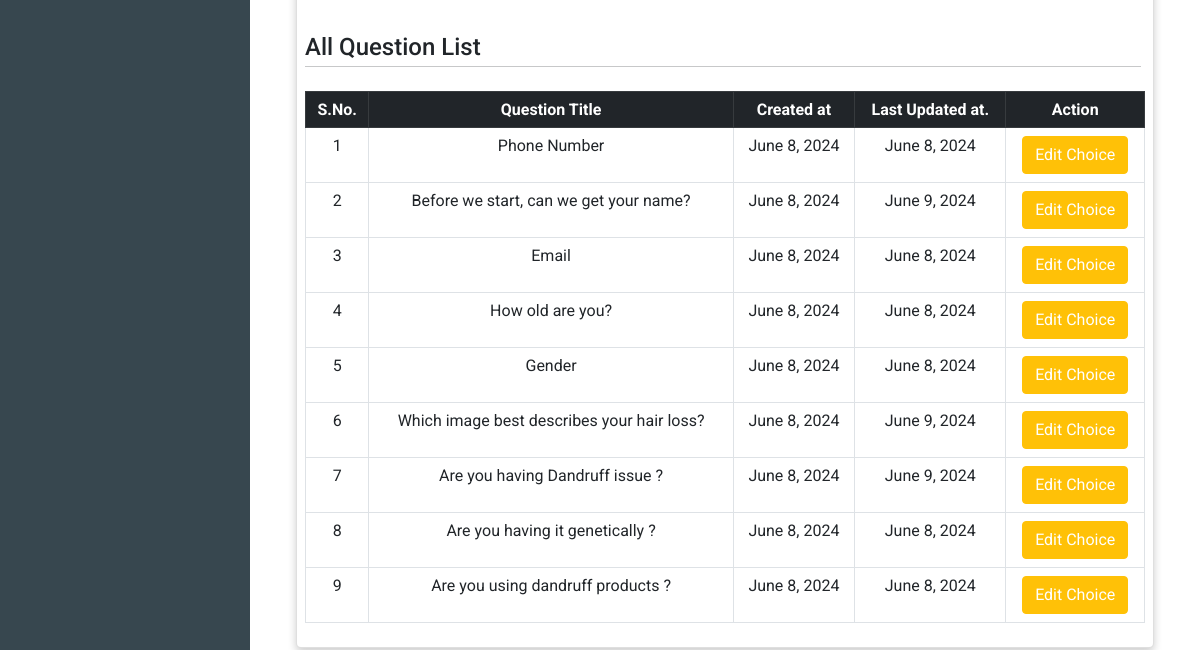
Before: /web_admin/add-questions (lower part) with the older database file.
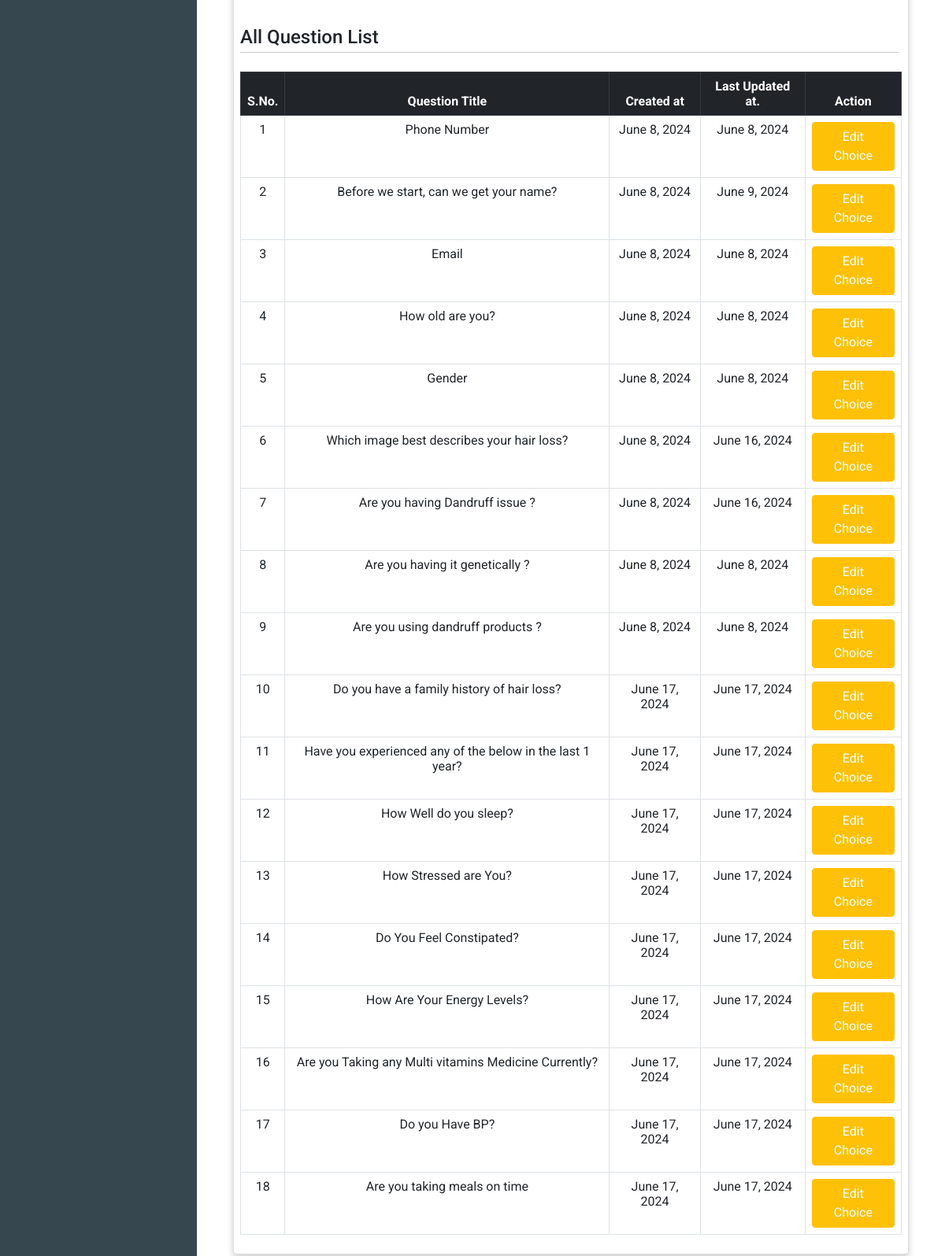
After: the same page with the newer database file.
### web_admin/models.py (models this page shows, shortened)
class questions(models.Model):
    question = models.TextField()
    category = models.ForeignKey(category,on_delete=models.CASCADE)
    gender = models.CharField(max_length=15, choices=Gender,blank=True,null=True)
    is_subque = models.BooleanField(default=False)
    main_que = models.ForeignKey('self',on_delete=models.CASCADE,blank=True,null=True)
    is_scoring_que = models.BooleanField(default=True)
    name = models.CharField(max_length=20,null=True,blank=True)
    report_priority = models.IntegerField(null=True,blank=True)
    issue_category = models.ForeignKey(issue_category,on_delete=models.CASCADE,null=True,blank=True)
    created_at = models.DateTimeField(auto_now_add=True)
    updated_at = models.DateTimeField(auto_now=True)

### web_admin/views.py (the view, shortened to what this page needs)
# urls.py: path('add-questions',AddQuestions.as_view(),name='add-questions'),
class AddQuestions(APIView):
    template_name = 'add_question.html'
    model = questions
    def get(self,request,*args, **kwargs):
        list = self.model.objects.all()
        category_list = category.objects.all()
        context={'list':list,'category_list':category_list}
        return render(request,self.template_name,context)

### web_admin/templates/add_question.html (shortened to what this page needs)
{% extends "web_adminbase.html" %} {% block body %}{% load static %}
<div class="m-4">
  <div class="card me-6 p-2" style="width: auto">
    <h4 class="mt-4 p-0">
      All Question List
      <hr class="hr p-0 mt-1 me-1" />
    </h4>
    <table
      id="example"
      class="table table-bordered text-center"
      style="width: 100%"
    >
      <thead class="table-dark text-center">
        <tr class="p-3 text-center">
          <th>S.No.</th>
          <th>Question Title</th>
          <th>Created at</th>
          <th>Last Updated at.</th>
          <th>Action</th>
        </tr>
      </thead>
      <tbody>
        {% for obj in list %}
        <tr>
          <td>{{forloop.counter}}</td>
          <td>{{obj.question}}</td>
          <td>{{obj.created_at|date}}</td>
          <td>{{obj.updated_at|date}}</td>
          <td><a class="btn btn-warning text-white" href="/web_admin/edit-question/{{obj.id}}">Edit Choice</a></td>
        </tr>
        {% endfor %}
      </tbody>
    </table>
  </div>
</div>
{% endblock %}

Changed rows visible on the page:
changed questions "Which image best describes your hair loss?": updated_at "June 9, 2024" → "June 16, 2024"
changed questions "Are you having Dandruff issue ?": updated_at "June 9, 2024" → "June 16, 2024"
added questions: question "Do you have a family history of hair loss?", created_at "June 17, 2024", updated_at "June 17, 2024"
added questions: question "Have you experienced any of the below in the last 1 year?", created_at "June 17, 2024", updated_at "June 17, 2024"
added questions: question "How Well do you sleep?", created_at "June 17, 2024", updated_at "June 17, 2024"
added questions: question "How Stressed are You?", created_at "June 17, 2024", updated_at "June 17, 2024"
added questions: question "Do You Feel Constipated?", created_at "June 17, 2024", updated_at "June 17, 2024"
added questions: question "How Are Your Energy Levels?", created_at "June 17, 2024", updated_at "June 17, 2024"
added questions: question "Are you Taking any Multi vitamins Medicine Currently?", created_at "June 17, 2024", updated_at "June 17, 2024"
added questions: question "Do you Have BP?", created_at "June 17, 2024", updated_at "June 17, 2024"
added questions: question "Are you taking meals on time", created_at "June 17, 2024", updated_at "June 17, 2024"
